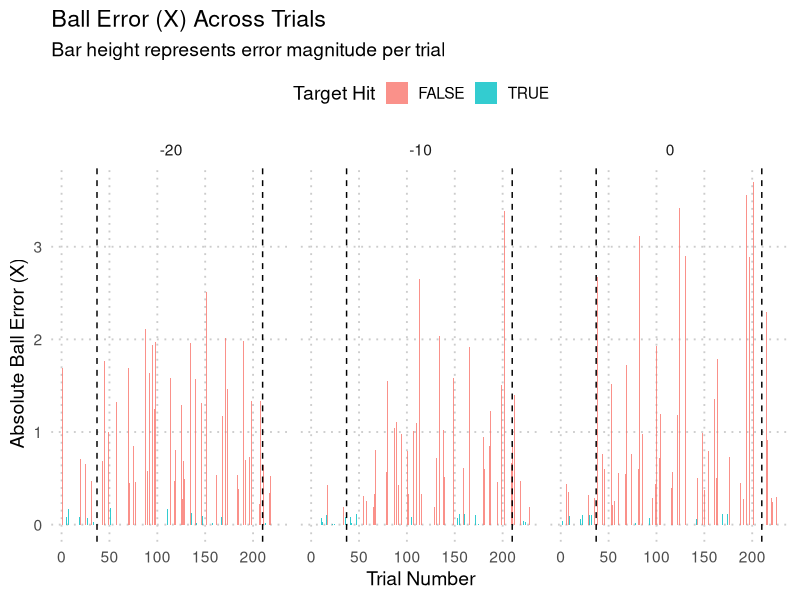
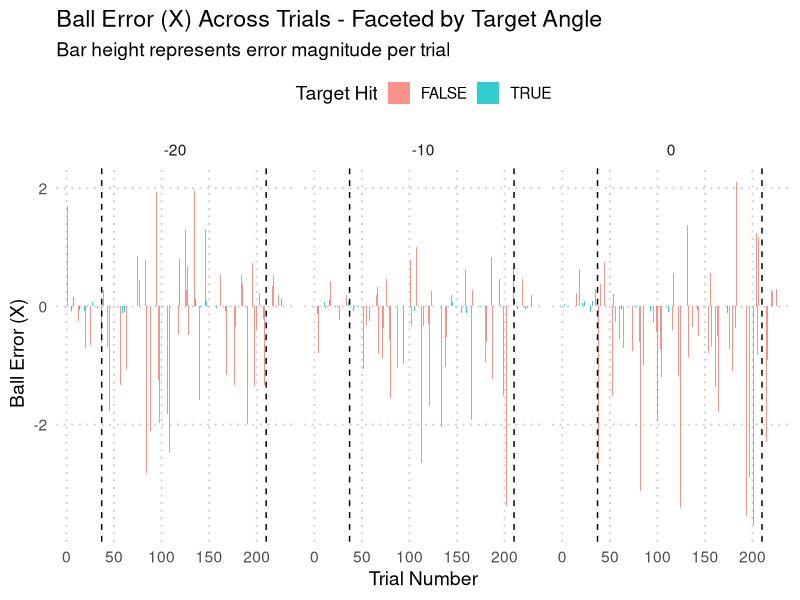
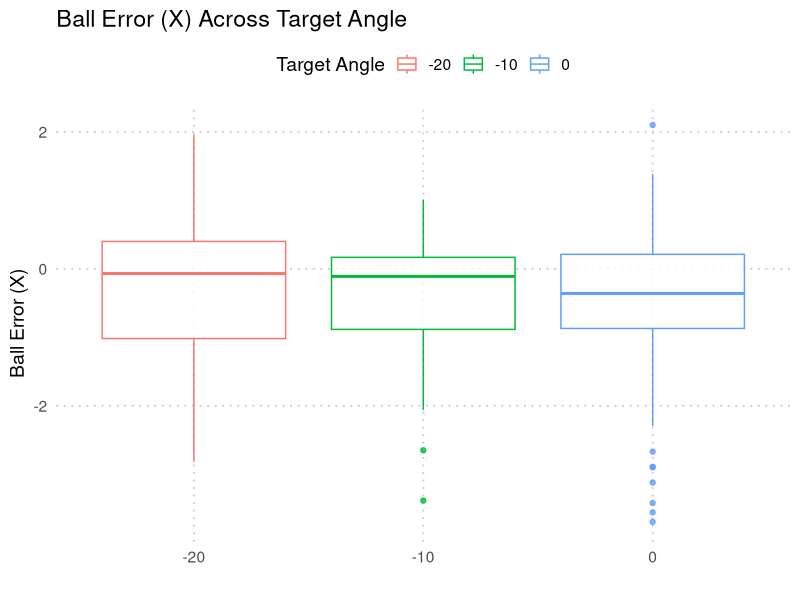
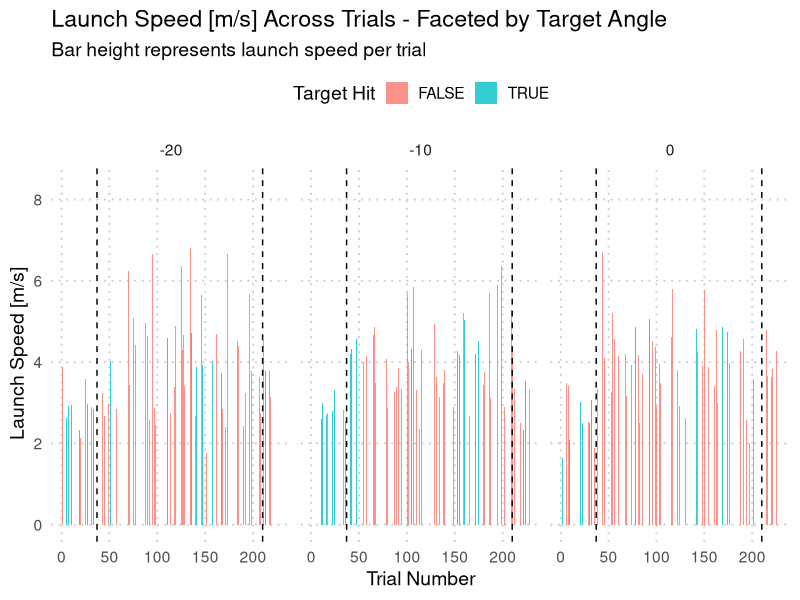
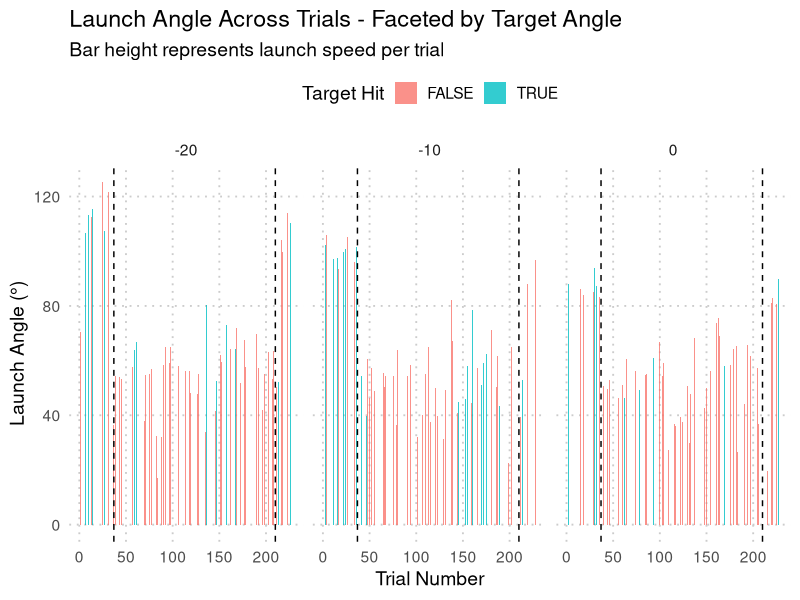
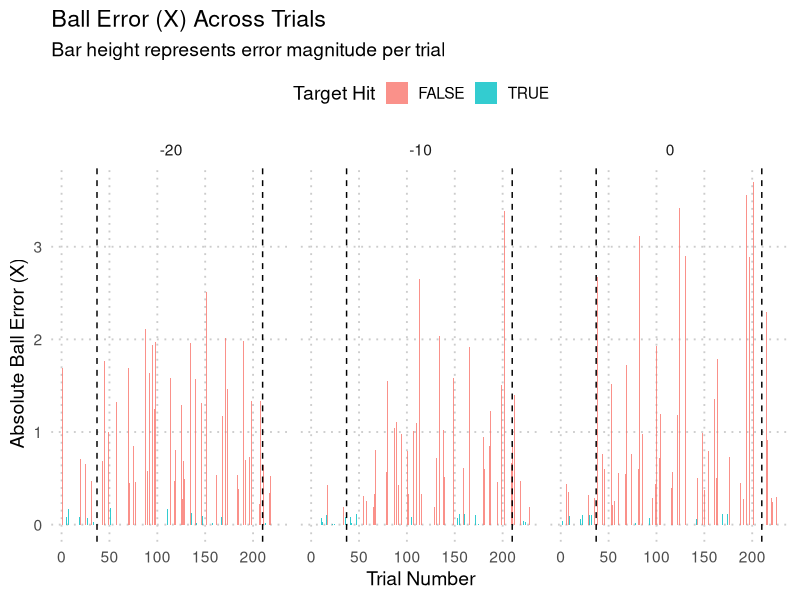
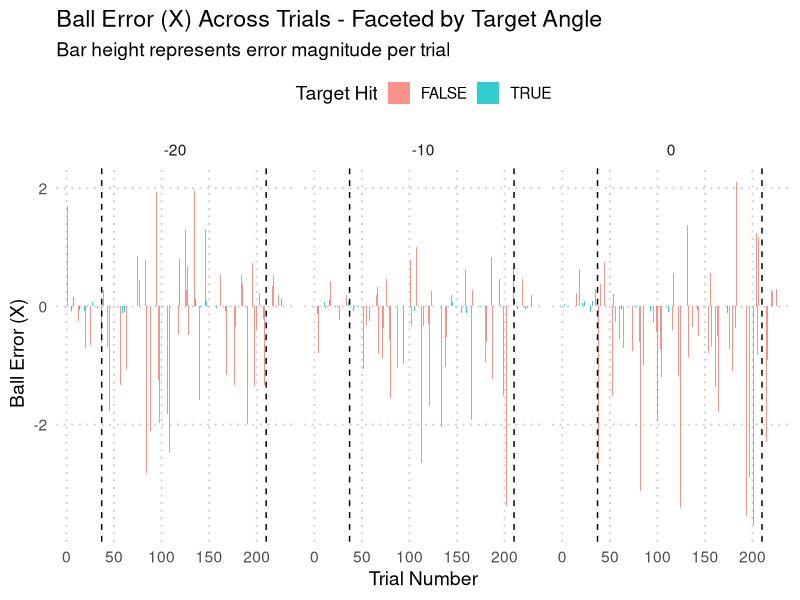
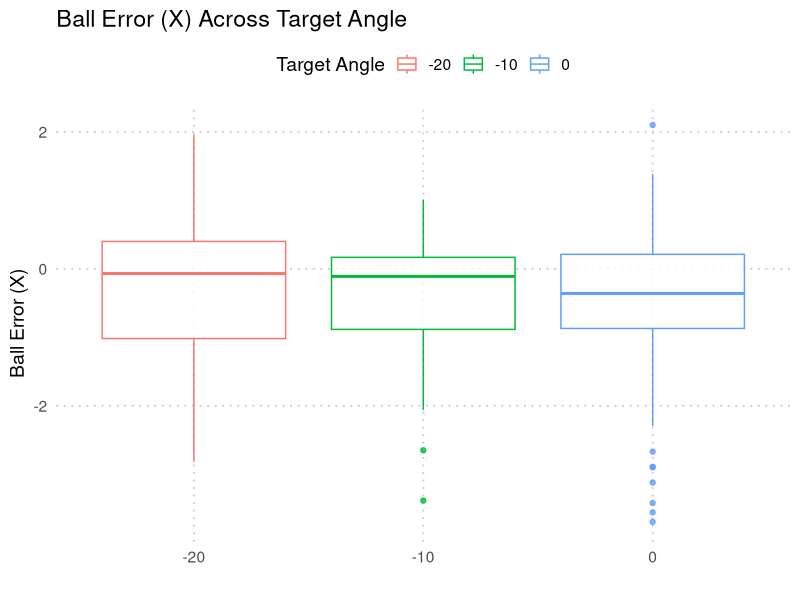

Recreate these plots in R, in order.

# libraries
library(readr)
library(ggplot2)
library(dplyr)

# load data
dat <- read_csv("Example Data/trial_results_120_current.csv")

# load save path
save_path <- "Figures/Pilot"

# create ball_error_x variable
dat$ball_error_x <- dat$final_ball_pos_x - dat$target_position_x

# change launch angle to a numerical variable
dat$launch_angle <- as.numeric(dat$launch_angle)
str(dat$launch_angle)

# rename water_speed_m/s to water_speed_m_s
colnames(dat)[which(names(dat) == "water_speed_m/s")] <- "water_speed_m_s"
dat$water_speed_m_s <- as.factor(dat$water_speed_m_s)
dat$target_angle <- as.factor(dat$target_angle)

# create abs_ball_error_x
dat$abs_ball_error_x <- abs(dat$ball_error_x)







# Bar graph showing absolute ball_error_x across all trials
plt1 <- ggplot(dat, aes(x = trial_num, y = abs_ball_error_x, fill = as.factor(target_hit))) +
  geom_col(width = 0.8, alpha = 0.8) +
  theme_minimal(base_size = 14) +
  geom_vline(xintercept = 37, linetype = 'dashed') +
  geom_vline(xintercept = 210, linetype = 'dashed') +
  labs(
    x = "Trial Number",
    y = "Absolute Ball Error (X)",
    fill = "Target Hit",
    title = "Ball Error (X) Across Trials",
    subtitle = "Bar height represents error magnitude per trial"
  ) +
  theme(
    legend.position = "top",
    panel.grid.major = element_line(color = "grey80", linetype = "dotted"),
    panel.grid.minor = element_blank()
  ) + facet_wrap(~target_angle)
plt1
ggsave("abs_ball_error_x.png", path = save_path, plot = plt1)


# Bar graph showing ball_error_x across all trials (faceted by target angle)
plt2 <- ggplot(dat, aes(x = trial_num, y = ball_error_x, fill = as.factor(target_hit))) +
  geom_col(width = 0.8, alpha = 0.8) +  
  theme_minimal(base_size = 14) +
  geom_vline(xintercept = 37, linetype = 'dashed') +
  geom_vline(xintercept = 210, linetype = 'dashed') +
  labs(
    x = "Trial Number",
    y = "Ball Error (X)",
    fill = "Target Hit",
    title = "Ball Error (X) Across Trials - Faceted by Target Angle",
    subtitle = "Bar height represents error magnitude per trial"
  ) +
  theme(
    legend.position = "top",
    panel.grid.major = element_line(color = "grey80", linetype = "dotted"),
    panel.grid.minor = element_blank()
  ) +
  facet_wrap(~target_angle)  

plt2
ggsave("ball_error_x.png", path = save_path, plot = plt2)


# Boxplots showing ball_error_x within targets (all trials)
plt3 <- ggplot(dat, aes(x = as.factor(target_angle), y = ball_error_x, color = as.factor(target_angle))) +
  geom_boxplot(width = 0.8, alpha = 0.8) +  
  theme_minimal(base_size = 14) +
  labs(
    x = "",
    y = "Ball Error (X)",
    color = "Target Angle",
    title = "Ball Error (X) Across Target Angle",
  ) +
  theme(
    legend.position = "top",
    panel.grid.major = element_line(color = "grey80", linetype = "dotted"),
    panel.grid.minor = element_blank()
  ) 
plt3
ggsave("ball_error_x_boxplot.png", path = save_path,  plot = plt3)




plt4 <- ggplot(dat, aes(x = trial_num, y = launch_Speed, fill = as.factor(target_hit))) +
  geom_col(width = 0.8, alpha = 0.8) +  
  theme_minimal(base_size = 14) +
  geom_vline(xintercept = 37, linetype = 'dashed') +
  geom_vline(xintercept = 210, linetype = 'dashed') +
  labs(
    x = "Trial Number",
    y = "Launch Speed [m/s]",
    fill = "Target Hit",
    title = "Launch Speed [m/s] Across Trials - Faceted by Target Angle",
    subtitle = "Bar height represents launch speed per trial"
  ) +
  theme(
    legend.position = "top",
    panel.grid.major = element_line(color = "grey80", linetype = "dotted"),
    panel.grid.minor = element_blank()
  ) +
  facet_wrap(~target_angle)  
plt4

ggsave("launch_speed_trials.png", path = save_path, plot = plt4)



plt5 <- ggplot(dat, aes(x = trial_num, y = launch_angle, fill = as.factor(target_hit))) +
  geom_col(width = 0.8, alpha = 0.8) +  
  theme_minimal(base_size = 14) +
  geom_vline(xintercept = 37, linetype = 'dashed') +
  geom_vline(xintercept = 210, linetype = 'dashed') +
  labs(
    x = "Trial Number",
    y = "Launch Angle (°)",
    fill = "Target Hit",
    title = "Launch Angle Across Trials - Faceted by Target Angle",
    subtitle = "Bar height represents launch speed per trial"
  ) +
  theme(
    legend.position = "top",
    panel.grid.major = element_line(color = "grey80", linetype = "dotted"),
    panel.grid.minor = element_blank()
  ) +
  facet_wrap(~target_angle)  
plt5

ggsave("launch_angle_trials.png", path = save_path, plot = plt5)


# filter each phase of experiment
dat_baseline <- filter(dat, trial_num < 37)
dat_exposure <- filter(dat, trial_num > 36 & trial_num < 211)
dat_washout <- filter(dat, trial_num > 210)


# linear models to test if abs ball error decreases across trials (for rudimentary evidence of learning curves?)
mod_base <- lm(abs_ball_error_x ~ trial_num, data = dat_baseline)
summary(mod_base)

mod_exp <- lm(abs_ball_error_x ~ trial_num, data = dat_exposure)
summary(mod_exp)

mod_wash <- lm(abs_ball_error_x ~ trial_num, data = dat_washout)
summary(mod_wash)


# summary stats for experimental phase data
dat_baseline %>%
  group_by(target_angle) %>%
  summarise(mean_ball_error_x = mean(ball_error_x, na.rm = TRUE), var_ball_error_x = var(ball_error_x, na.rm = TRUE))

dat_exposure %>%
  group_by(target_angle) %>%
  summarise(mean_ball_error_x = mean(ball_error_x, na.rm = TRUE), var_ball_error_x = var(ball_error_x, na.rm = TRUE))

dat_washout %>%
  group_by(target_angle) %>%
  summarise(mean_ball_error_x = mean(ball_error_x, na.rm = TRUE), var_ball_error_x = var(ball_error_x, na.rm = TRUE))



# linear models illustrating the effect of launch speed and angle on ball_error_x
mod_speed <- lm(ball_error_x ~ launch_Speed, data = dat)
summary(mod_speed)

mod_angle <- lm(ball_error_x ~ launch_angle, data = dat)
summary(mod_angle)


mod_interaction <- lm(ball_error_x ~ launch_Speed + I(launch_Speed^2) * launch_angle, data = dat)
summary(mod_interaction)

mod_quad <- lm(abs_ball_error_x ~ launch_Speed + I(launch_Speed^2) * launch_angle + I(launch_angle^2), data = dat)
summary(mod_quad)

